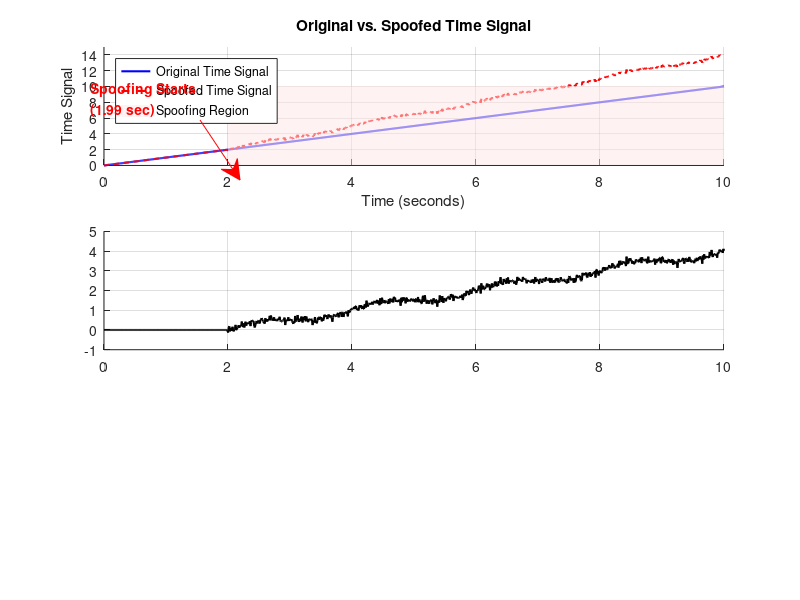

This figure's MATLAB source: (Note: this script raises an error after producing the figure.)
% Time Spoofing Simulation with Enhanced Visualization and Dynamic Annotations

% Parameters and Setup
t = linspace(0, 10, 1000);  % Time vector for 10 seconds
original_time = t;         % Original time signal (linear progression)

% Spoofing Setup
spoofing_start_index = round(length(t) * 0.2);  % Spoofing starts at 20% of the timeline

% Spoofing Dynamics
time_deviation = 0.5 * (t(spoofing_start_index:end) - t(spoofing_start_index)); % Linear deviation
sinusoidal_disturbance = 0.2 * sin(2 * pi * 0.5 * (t(spoofing_start_index:end))); % Sinusoidal disturbance
gaussian_noise = 0.1 * randn(1, length(t) - spoofing_start_index + 1); % Random noise

% Spoofed Time Signal
spoofed_time = original_time; % Initialize spoofed time
spoofed_time(spoofing_start_index:end) = original_time(spoofing_start_index:end) + ...
    time_deviation + sinusoidal_disturbance + gaussian_noise;

% Time Offset
time_offset = spoofed_time - original_time;

% Rate of Change of Time Signal
rate_of_change = gradient(spoofed_time) ./ gradient(t);

% Visualization
figure('Name', 'Time Spoofing Simulation', 'NumberTitle', 'off');

% Subplot 1: Original vs. Spoofed Time Signal
subplot(3, 1, 1);
hold on; grid on;
plot(t, original_time, 'b-', 'LineWidth', 1.5, 'DisplayName', 'Original Time Signal');
plot(t, spoofed_time, 'r--', 'LineWidth', 1.5, 'DisplayName', 'Spoofed Time Signal');
fill([t(spoofing_start_index), t(end), t(end), t(spoofing_start_index)], ...
     [min(original_time), min(original_time), max(original_time), max(original_time)], ...
     [1, 0.9, 0.9], 'FaceAlpha', 0.5, 'EdgeColor', 'none', 'DisplayName', 'Spoofing Region');
title('Original vs. Spoofed Time Signal');
xlabel('Time (seconds)');
ylabel('Time Signal');
ylim([0 15]);
legend('Location', 'NorthWest');

% Annotation for Spoofing Start
annotation('textarrow', [0.25, 0.3], [0.8, 0.7], ...
    'String', sprintf('Spoofing Starts\n(%.2f sec)', t(spoofing_start_index)), ...
    'Color', 'red', 'FontSize', 10, 'FontWeight', 'bold');

% Subplot 2: Time Offset
subplot(3, 1, 2);
hold on; grid on;
plot(t, time_offset, 'k-', 'LineWidth', 1.5, 'DisplayName', 'Time Offset');
yline(0.5, 'r--', 'LineWidth', 1.2, 'DisplayName', 'Detection Threshold');
ylim([-1 4]);
threshold_index = find(time_offset > 0.5, 1);
if ~isempty(threshold_index)
    text(t(threshold_index), time_offset(threshold_index), ...
        sprintf('Threshold Crossed\n(%.2f sec)', t(threshold_index)), ...
        'Color', 'blue', 'FontSize', 10, 'FontWeight', 'bold');
end
title('Time Offset Due to Spoofing');
xlabel('Time (seconds)');
ylabel('Offset (seconds)');
legend('Location', 'NorthWest');

% Subplot 3: Rate of Change of Time Signal
subplot(3, 1, 3);
hold on; grid on;
plot(t, rate_of_change, 'g-', 'LineWidth', 1.5, 'DisplayName', 'Rate of Change');
ylim([-20 20]);
[max_rate, max_rate_index] = max(rate_of_change);
if ~isempty(max_rate_index)
    text(t(max_rate_index), rate_of_change(max_rate_index), ...
        sprintf('Max Rate: %.2f\n(%.2f sec)', max_rate, t(max_rate_index)), ...
        'Color', 'green', 'FontSize', 10, 'FontWeight', 'bold');
end
title('Rate of Change of Time Signal');
xlabel('Time (seconds)');
ylabel('Rate of Change (s/s)');
legend('Location', 'NorthWest');

% Dynamic Simulation with Real-Time Animation
for i = 1:10:length(t)
    % Update Subplot 1
    subplot(3, 1, 1);
    cla;
    hold on; grid on;
    plot(t(1:i), original_time(1:i), 'b-', 'LineWidth', 1.5);
    plot(t(1:i), spoofed_time(1:i), 'r--', 'LineWidth', 1.5);
    fill([t(spoofing_start_index), t(i), t(i), t(spoofing_start_index)], ...
         [min(original_time), min(original_time), max(original_time), max(original_time)], ...
         [1, 0.9, 0.9], 'FaceAlpha', 0.5, 'EdgeColor', 'none');
    title('Original vs. Spoofed Time Signal');
    xlabel('Time (seconds)');
    ylabel('Time Signal');
    legend('Original Time Signal', 'Spoofed Time Signal', 'Spoofing Region');

    % Update Subplot 2
    subplot(3, 1, 2);
    cla;
    hold on; grid on;
    plot(t(1:i), time_offset(1:i), 'k-', 'LineWidth', 1.5);
    yline(0.5, 'r--', 'Threshold', 'LineWidth', 1.2);
    title('Time Offset Due to Spoofing');
    xlabel('Time (seconds)');
    ylabel('Offset (seconds)');
    legend('Time Offset', 'Detection Threshold');

    % Update Subplot 3
    subplot(3, 1, 3);
    cla;
    hold on; grid on;
    plot(t(1:i), rate_of_change(1:i), 'g-', 'LineWidth', 1.5);
    title('Rate of Change of Time Signal');
    xlabel('Time (seconds)');
    ylabel('Rate of Change (s/s)');
    legend('Rate of Change');

    drawnow;
end
